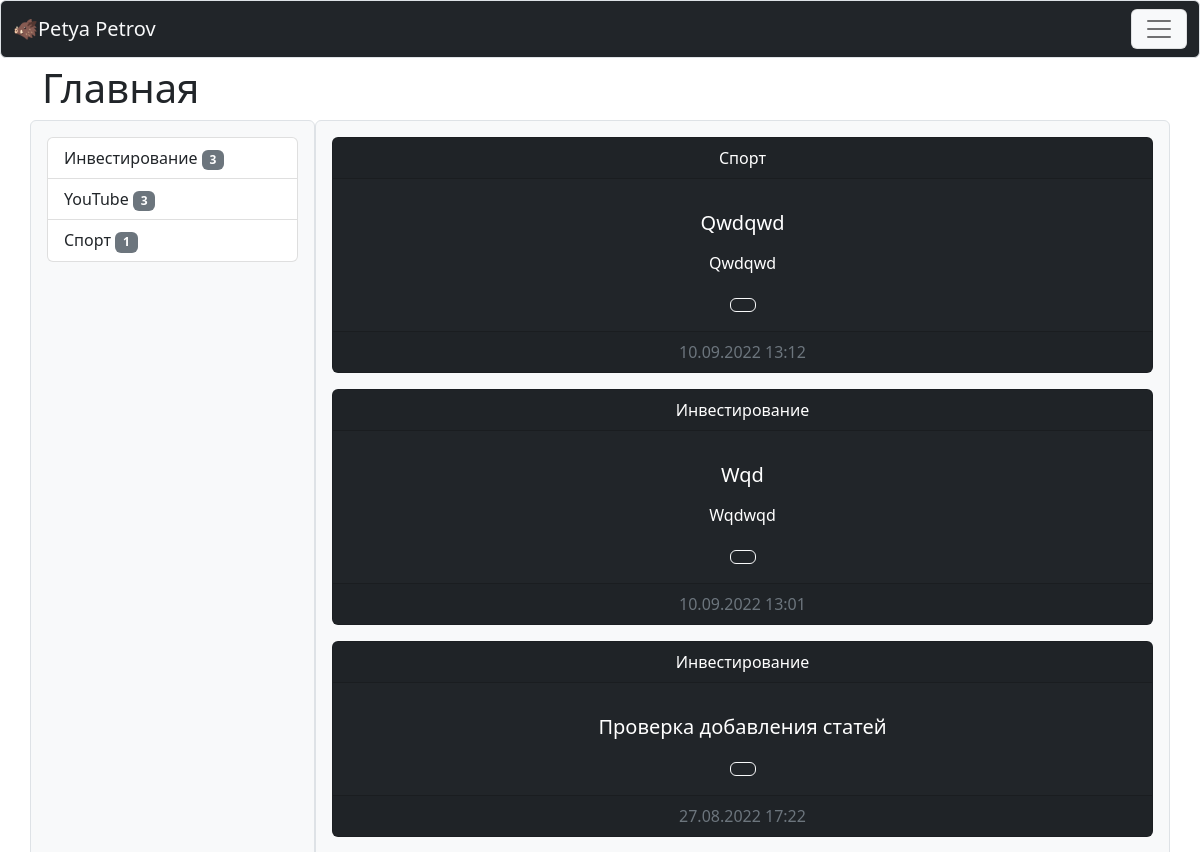
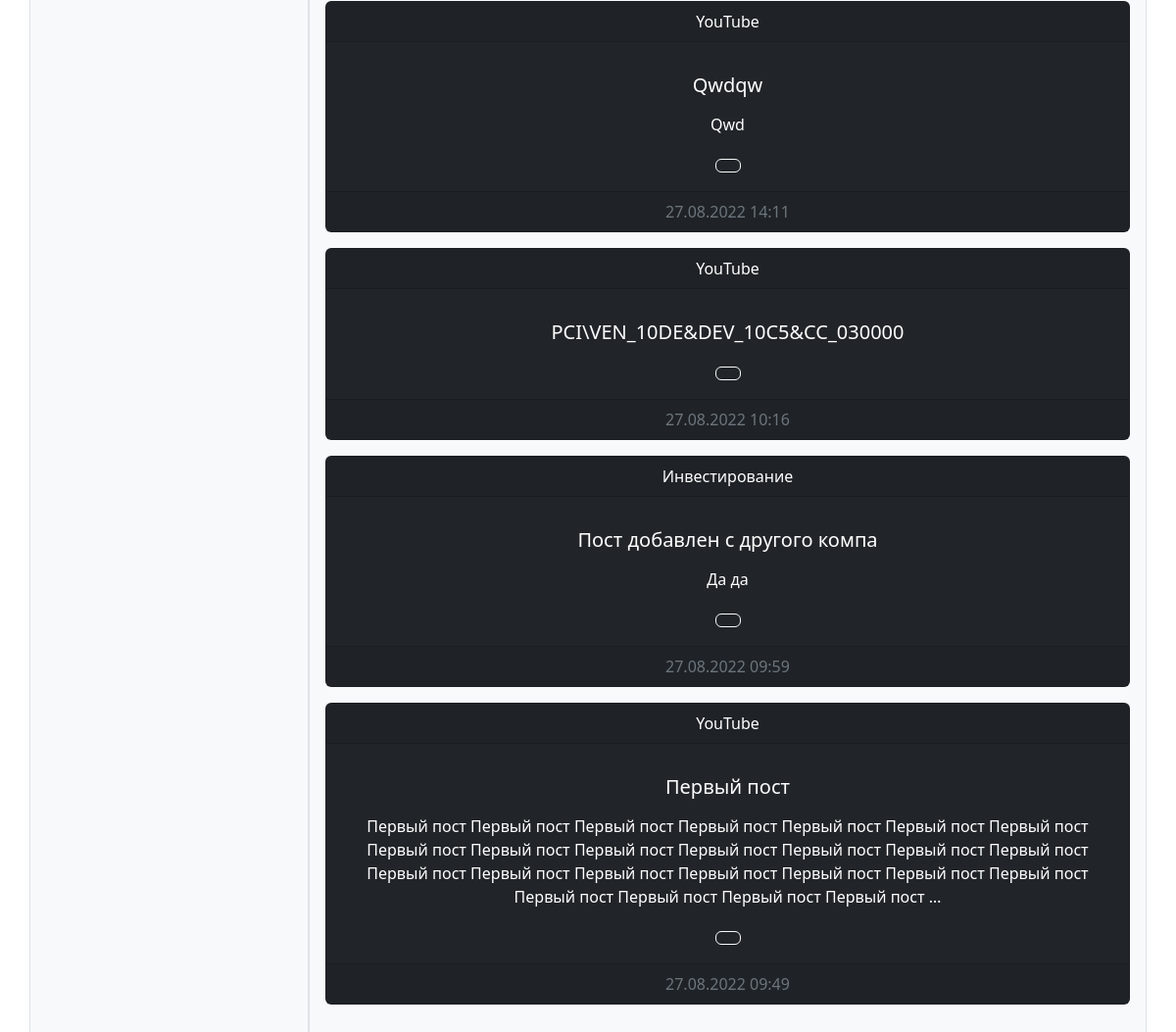
The page / on the database its author committed (2 pictures, top to bottom).
### blog/models.py (models this page shows, shortened)
class Category(models.Model):
    def __str__(self):
        return self.title
    def get_absolute_url(self):
        return reverse('category',kwargs={"category_id": self.pk})
    class Meta:
        verbose_name = 'Категорию'
        verbose_name_plural = 'Категории'
        ordering = ['title']
    title = models.CharField(max_length=255, db_index=True,verbose_name='Название категории')

class Article(models.Model):
    def get_absolute_url(self):
        return reverse('article',kwargs={"pk": self.pk})
    class Meta:
        verbose_name = 'Пост'
        verbose_name_plural = 'Посты'
        ordering = ['-created_at']
    title = models.CharField(max_length=255, db_index=True, verbose_name='Заголовок')
    content = models.TextField(blank=True, verbose_name='Контент')
    created_at = models.DateTimeField(auto_now_add=True, verbose_name='Создано')
    update_at = models.DateTimeField(auto_now=True, verbose_name='Изменено')
    photo = models.ImageField(upload_to='photos/%Y/%m/%d/',blank=True, verbose_name='Фото')
    file = models.FileField(upload_to='files/%Y/%m/%d/',blank=True, verbose_name='Прикрепленный файл')
    published = models.BooleanField(default=True, verbose_name='Опубликовано')
    category = models.ForeignKey('Category', on_delete=models.PROTECT, null=True, verbose_name='Категория', related_name='get_articles')
    views = models.IntegerField(default=0)

### blog/views.py (the view)
# urls.py: path('', HomeArticle.as_view(), name='home'),
class HomeArticle(ListView):
    model = Article
    template_name = 'blog/home.html'
    context_object_name = 'articles'
    def get_context_data(self, *, object_list = None, **kwargs):
        context = super().get_context_data(**kwargs)
        context['title'] = 'Главная страница'
        context['title_current'] = 'Главная'
        return context
    def get_queryset(self):
        return Article.objects.filter(published=True).select_related('category')

### blog/templatetags/blog_tags.py (called while the page is built)
@register.inclusion_tag('blog/list_categories.html')
def show_categories(category):
    categories = Category.objects.annotate(cnt=Count('get_articles')).filter(cnt__gt=0)
    return {'categories':categories,'category':category}

### blog/templates/blog/home.html (shortened to what this page needs)
{% extends 'base.html' %}
{% block home %}
<div class="row mb-5">
    <div class="col-md-3 bg-light p-3 border rounded">
        {% include 'blog/include/_sidebar.html' %}
    </div>
    <div class="col-md-9 bg-light p-3 border rounded">
        {% include 'blog/include/_cards.html' %}
    </div>
</div>
{% endblock %}

### blog/templates/blog/list_categories.html
<div class="list-group mb-3">
  {% for cat in categories %}
  {% if cat == category %}
  <a href="{{cat.get_absolute_url}}" class="list-group-item list-group-item-action active bg-dark border-dark">{{cat.title}}
    <span class="badge text-bg-secondary">
      {{cat.cnt}}
    </span>
  </a>
  {% else %}
  <a href="{{cat.get_absolute_url}}" class="list-group-item list-group-item-action">{{cat.title}}
    <span class="badge text-bg-secondary">
      {{cat.cnt}}
    </span>
  </a>
  {% endif %}
  {% endfor %}
</div>

### blog/templates/blog/include/_cards.html (shortened to what this page needs)
{% load static %}
{% for card in articles %}
<div class="card text-bg-dark text-center mb-3">
  <div class="card-header">
    <a href="{{ card.category.get_absolute_url }}" class="list-group-item">{{card.category|capfirst}}</a>
  </div>
  <div class="card-body">
    <div class="media">
      <div class="media-body  mt-3">
        <h5 class="card-title">{{card.title|capfirst}}</h5>
        <p class="card-text">{{card.content|capfirst|linebreaks|truncatewords:50}}</p>
        <a href="{{card.get_absolute_url}}" class="btn btn-outline-light">
        </a>
      </div>
    </div>
  </div>
  <div class="card-footer text-muted">
    {{card.update_at | date:"d.m.Y H:i"}}
  </div>
</div>
{% empty %}
<h5 class="card-title">Пока нет никаких постов</h5>
{% endfor %}

### rows shown on the page
Category: title "Инвестирование", cnt "3"
Category: title "YouTube", cnt "3"
Category: title "Спорт", cnt "1"
Article: category "Спорт", title "Qwdqwd", content "Qwdqwd", update_at "10.09.2022 13:12"
Article: category "Инвестирование", title "Wqd", content "Wqdwqd", update_at "10.09.2022 13:01"
Article: category "Инвестирование", title "Проверка добавления статей", update_at "27.08.2022 17:22"
Article: category "YouTube", title "Qwdqw", content "Qwd", update_at "27.08.2022 14:11"
Article: category "YouTube", title "PCI\\VEN_10DE&DEV_10C5&CC_030000", update_at "27.08.2022 10:16"
Article: category "Инвестирование", title "Пост добавлен с другого компа", content "Да да", update_at "27.08.2022 09:59"
Article: category "YouTube", title "Первый пост", content "Первый пост Первый пост Первый пост Первый пост Первый пост Первый пост Первый пост Первый пост Первый пост Первый пост Первый пост Первый пост Первый пост Первый пост Первый пост Первый пост Первый пост Первый пост Первый пост Первый пост Первый пост Первый пост Первый пост Первый пост Первый пост …", update_at "27.08.2022 09:49"

### other values the page prints
{{ title_current }} "Главная"
